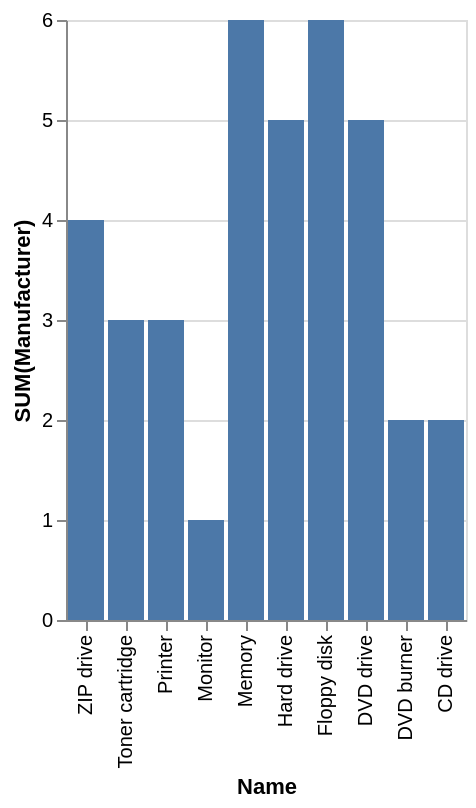

The Vega-Lite source for this figure:
### Vega-Lite specification from a JSON file in a GitHub repository (floating-point values rounded to 4 significant figures)
{"data": {"values": [{"x_data": "ZIP drive", "y_data": 4}, {"x_data": "Toner cartridge", "y_data": 3}, {"x_data": "Printer", "y_data": 3}, {"x_data": "Monitor", "y_data": 1}, {"x_data": "Memory", "y_data": 6}, {"x_data": "Hard drive", "y_data": 5}, {"x_data": "Floppy disk", "y_data": 6}, {"x_data": "DVD drive", "y_data": 5}, {"x_data": "DVD burner", "y_data": 2}, {"x_data": "CD drive", "y_data": 2}]}, "mark": "bar", "encoding": {"x": {"field": "x_data", "type": "nominal", "title": "Name", "sort": "descending"}, "y": {"field": "y_data", "type": "quantitative", "title": "SUM(Manufacturer)"}}}
